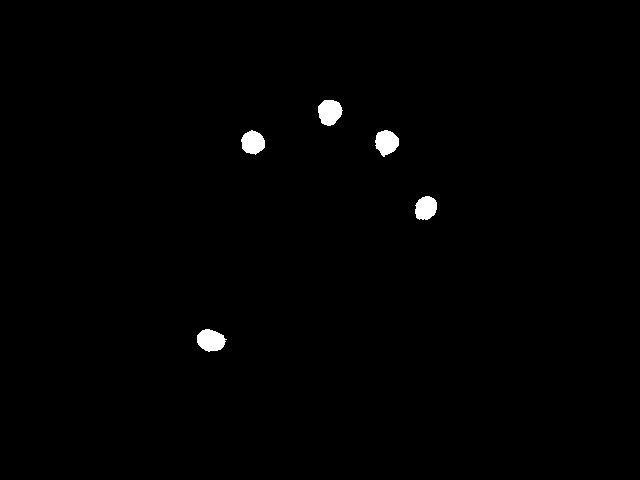
#> input picture blob.png, 640 x 480 px, found by its file name
$ python blobDFSandBFS.py
#> lines starting #> are read from the running program, lines starting #| are printed output that depends on the picture; after the words box and inside, x2 and y2 are one past the last pixel; in counts of white or black regions, pixels touching at a corner belong together
import cv2
import numpy as np

img1 = cv2.imread('blob.png',0)
#> img1 is the input picture: shape (480, 640); min 0, max 255, mean 1.9
#Blurring it first
img1 = cv2.blur(img1,(5,5)) #(5,5) is kernel size
n,m = img1.shape
#> n = 480; m = 640
img2 = cv2.imread('blob.png',0)
img2 = cv2.blur(img1,(5,5)) #(5,5) is kernel size
n,m = img2.shape


# Then applying thresholdning:
# ie, all pixel values >127 are converted to 255
# all pixel values <127 are converted to

for i in range(img1.shape[0]):
    for j in range(img1.shape[1]):
        if img1[i,j]>127:
            img1 [i,j] = 255
        else:
            img1[i,j] = 0
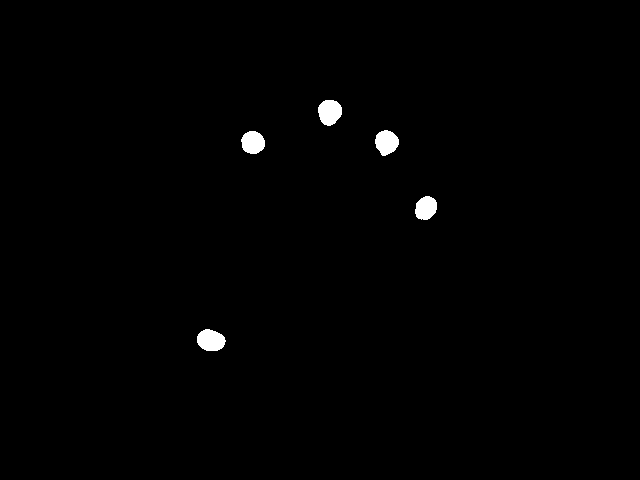
#> img1: shape (480, 640); 0.74% white; 5 white regions, box (x1, y1, x2, y2) and area: (197, 329, 226, 351) 488, (318, 100, 342, 126) 482, (375, 130, 399, 156) 454, (241, 131, 265, 154) 433, (415, 196, 437, 220) 411
for i in range(img2.shape[0]):
    for j in range(img2.shape[1]):
        if img2[i,j]>127:
            img2 [i,j] = 255
        else:
            img2[i,j] = 0
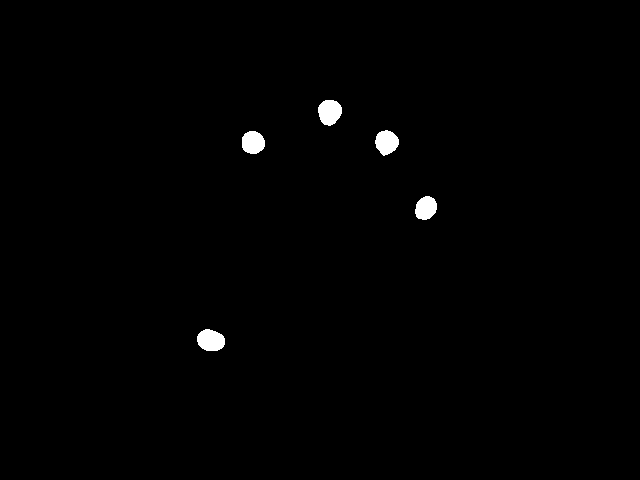
#> img2: shape (480, 640); 0.73% white; 5 white regions, box (x1, y1, x2, y2) and area: (197, 329, 225, 351) 484, (318, 100, 342, 126) 479, (375, 130, 399, 156) 447, (242, 131, 265, 154) 429, (415, 196, 437, 220) 407
#Now we have a binary image, so we can find blobs in it

# we check through the image with dfs
# we will use recursion, and check all neighbours of (x,y)
# if any neighbour has 255 value, then it will do checkDFS(neighbour)

def checkDFS(x,y):
    img1[x,y] = 127 #to imply we have visited that pixel
    #checking every child of (x,y)
    if x>0 and img1[x-1,y]==255:
        checkDFS(x-1,y)
    if x<n-1 and img1[x+1,y]==255:
        checkDFS(x+1,y)
    if y>0 and img1[x,y-1]==255:
        checkDFS(x,y-1)
    if y<m-1 and img1[x,y+1]==255:
        checkDFS(x,y+1)
    if x>0 and y>0 and img1[x-1,y-1]==255:
        checkDFS(x-1,y-1)
    if x>0 and y<m-1 and img1[x-1,y+1]==255:
        checkDFS(x-1,y+1)
    if x<n-1 and y>0 and img1[x+1,y-1]==255:
        checkDFS(x+1,y-1)
    if x<n-1 and y<m-1 and img1[x+1,y+1]==255:
        checkDFS(x+1,y+1)

queue = []
def checkBFS(x,y):
    global queue
    img2[x,y] = 127 #to imply we have visited that pixel
    #checking every child of (x,y)
    if x>0 and img2[x-1,y]==255:
        queue.append((x-1,y))
    if x<n-1 and img2[x+1,y]==255:
        queue.append((x+1,y))
    if y>0 and img2[x,y-1]==255:
        queue.append((x,y-1))
    if y<m-1 and img2[x,y+1]==255:
        queue.append((x,y+1))
    if x>0 and y>0 and img2[x-1,y-1]==255:
        queue.append((x-1,y-1))
    if x>0 and y<m-1 and img2[x-1,y+1]==255:
        queue.append((x-1,y+1))
    if x<n-1 and y>0 and img2[x+1,y-1]==255:
        queue.append((x+1,y-1))
    if x<n-1 and y<m-1 and img2[x+1,y+1]==255:
        queue.append((x+1,y+1))


countDFS = 0
countBFS = 0
for i in range(img1.shape[0]):
    for j in range(img1.shape[1]):
        if img1[i,j]==255:
            countDFS+=1 #keeps track of number of blobs
            checkDFS(i,j)
#> after the loop, countDFS = 5
for i in range(img1.shape[0]):
    for j in range(img1.shape[1]):
        if img2[i,j]==255:
            countBFS+=1
            checkBFS(i,j)
            while(len(queue)!=0):
                x,y = queue.pop(0)
                if(img2[x,y]==255):
                    checkBFS(x,y)
#> after the loop, countBFS = 5


print(countDFS,countBFS)
#| 5 5
